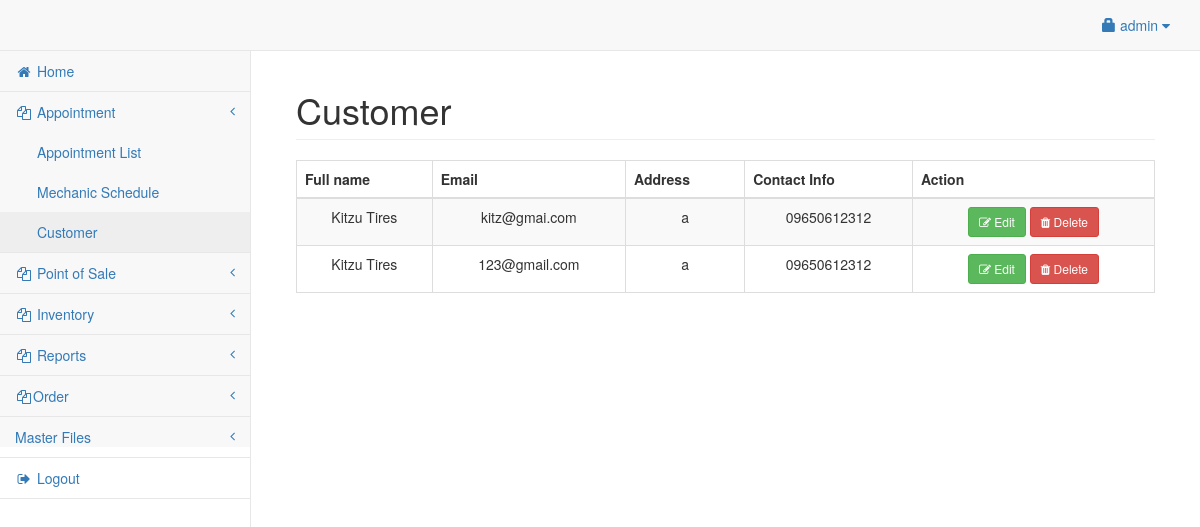
/admin/customer.php (signed in), run on an earlier commit of the app's database.
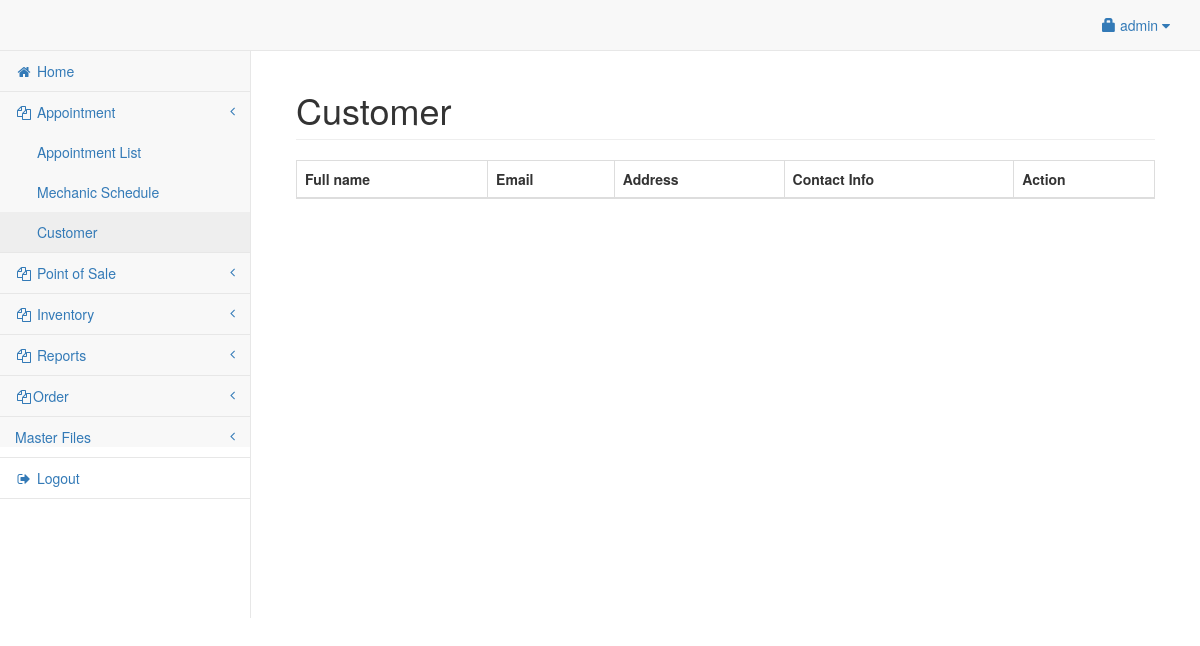
And on a later commit of the database.
### tables this page shows
CREATE TABLE `customer` (
  `userid` int(11) NOT NULL,
  `customer_name` varchar(50) NOT NULL,
  `address` varchar(150) NOT NULL,
  `contact` varchar(50) NOT NULL,
  `email` varchar(120) NOT NULL,
  `password` varchar(250) NOT NULL,
  `dob` date NOT NULL
);

### admin/customer.php (the view, shortened to what this page needs)
<?php include('header.php'); ?>
<body>
<div id="wrapper">
<?php include('navbar.php'); ?>
<div style="height:50px;"></div>
<div id="page-wrapper">
<div class="container-fluid">
	<div class="row">
        <div class="col-lg-12">
            <h1 class="page-header">Customer
			</h1>
        </div>
    </div>
    <div class="row">
        <div class="col-lg-12">
            <table width="100%" class="table table-striped table-bordered table-hover" id="cusTable">
                <thead>
                    <tr>
                        <th>Full name</th>
                        <th>Email</th>
						<th>Address</th>
                        <th>Contact Info</th>
						<th>Action</th>
                    </tr>
                </thead>
                <tbody>
				<?php
					$cq=mysqli_query($conn,"select * from customer ");
					while($cqrow=mysqli_fetch_array($cq)){
					?>
						<tr>
							<td><center><?php echo $cqrow['customer_name']; ?></center></td>
							<td><center><?php echo $cqrow['email']; ?></center></td>
							<td><center><?php echo $cqrow['address']; ?></center></td>
							<td><center><?php echo $cqrow['contact']; ?></center></td>
							<td><center>
								<button class="btn btn-success btn-sm" data-toggle="modal" data-target="#edit_<?php echo $cqrow['userid']; ?>"><i class="fa fa-edit"></i> Edit</button>
								<button class="btn btn-danger btn-sm" data-toggle="modal" data-target="#del_<?php echo $cqrow['userid']; ?>"><i class="fa fa-trash"></i> Delete</button>
							</td></center>
						</tr>
					<?php
					}
				?>
                </tbody>
            </table>
        </div>
    </div>
</div>
</div>
</div>
</body>
</html>

What changed in the data, as far as the page shows it:
removed customer: customer_name "Kitzu Tires", email "kitz@gmai.com", address "a", contact "09650612312"
removed customer: customer_name "Kitzu Tires", email "123@gmail.com", address "a", contact "09650612312"
